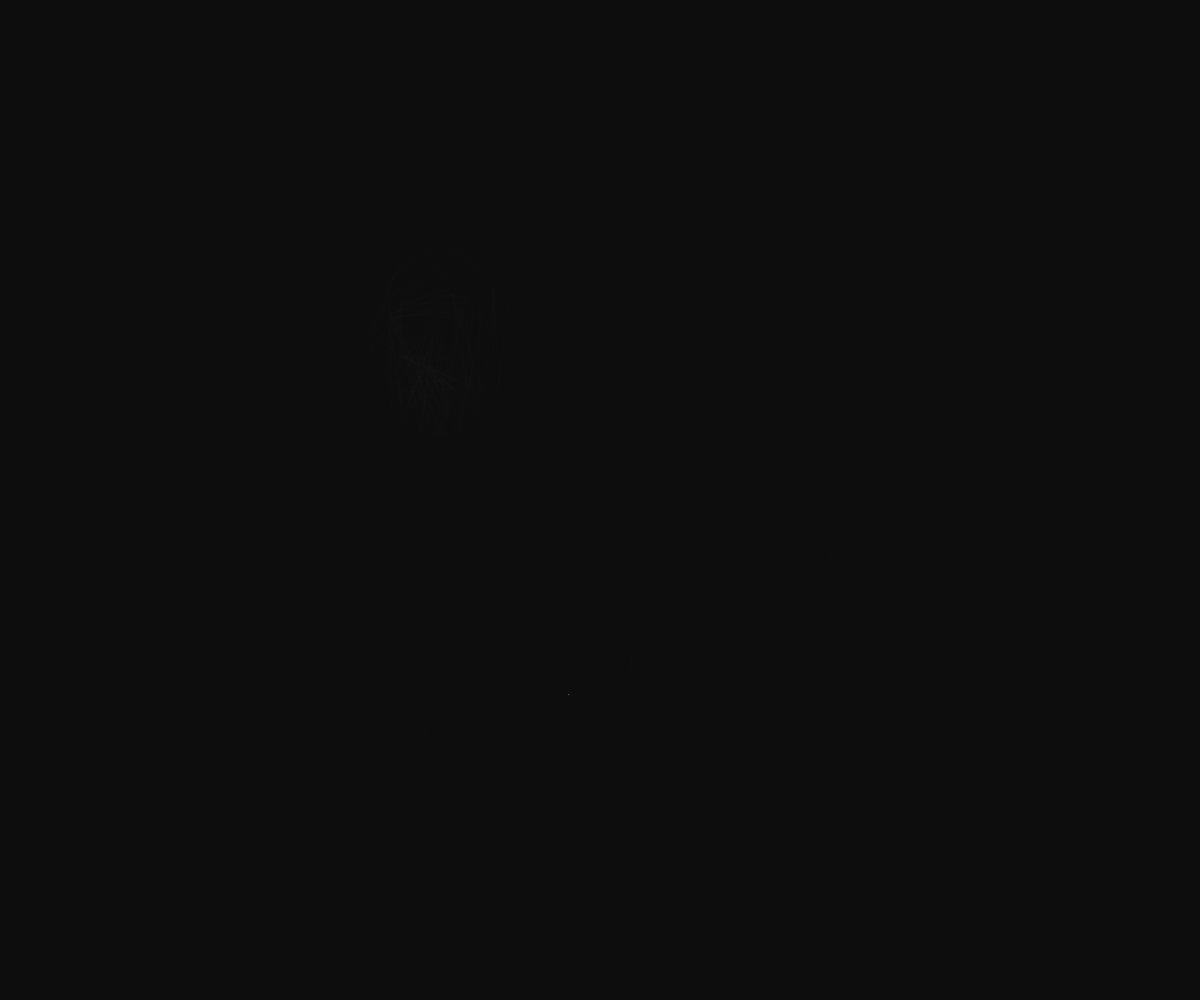
Frame 1 (no input)
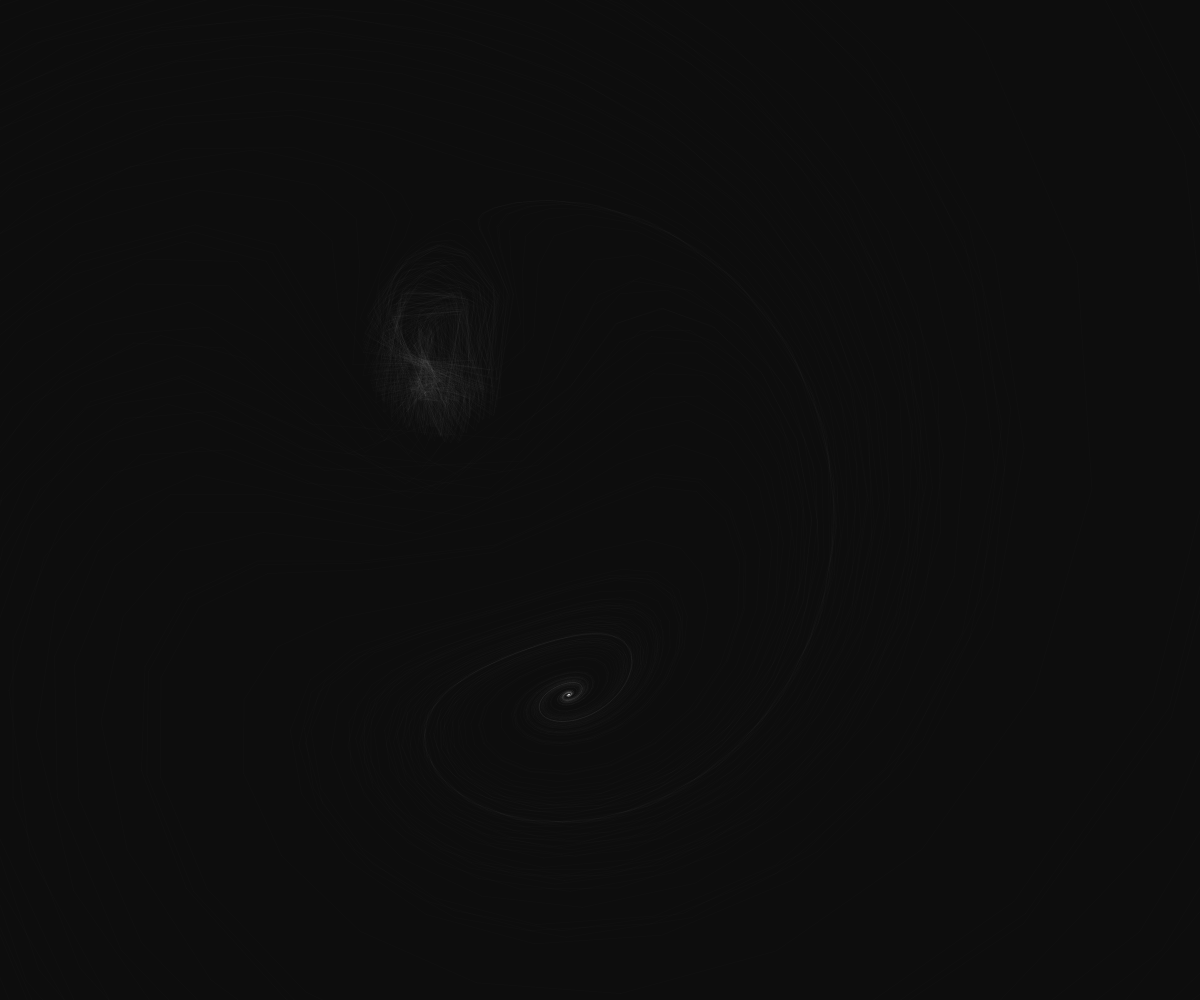
Frame 60 (no input)
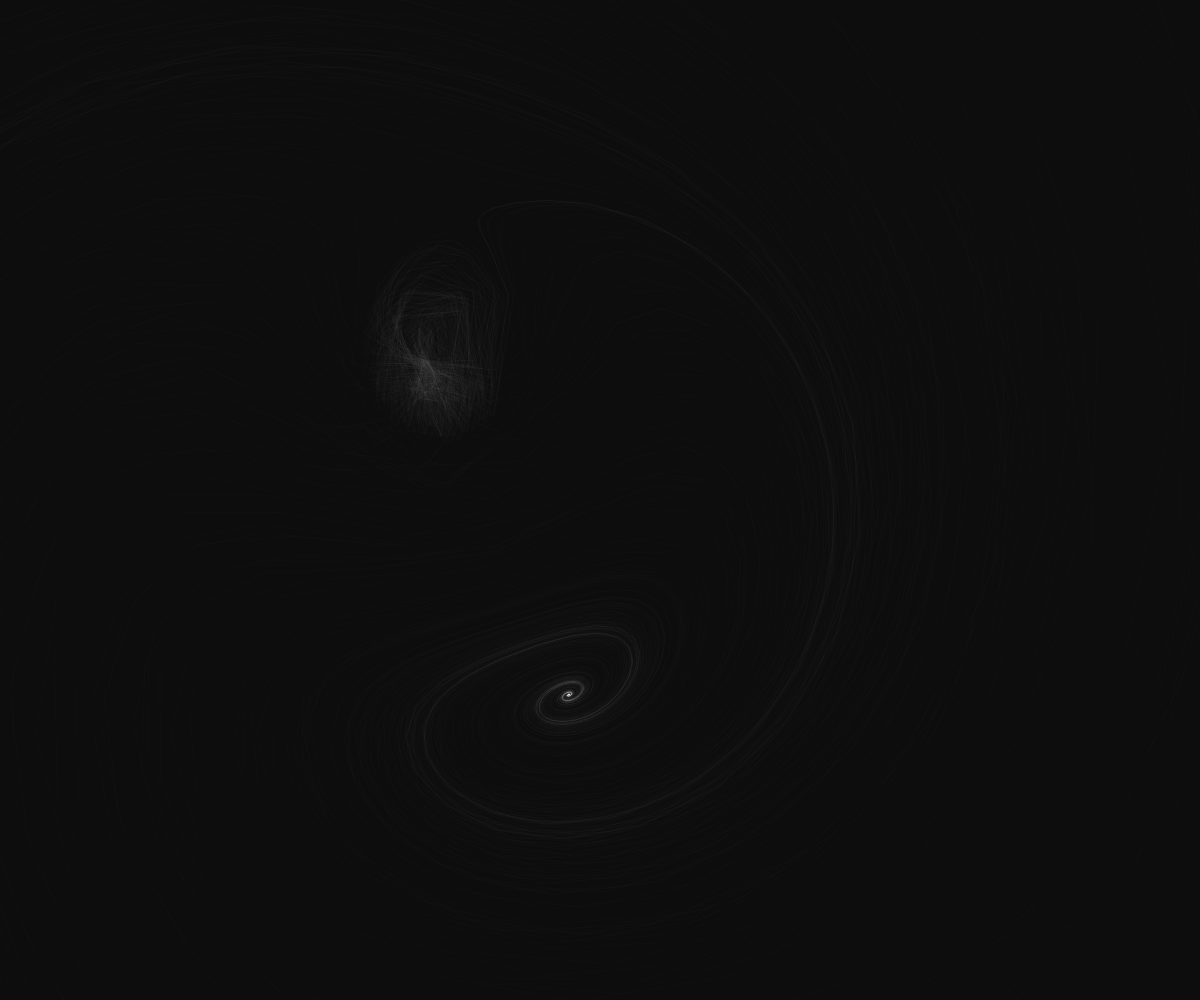
Frame 120 (the mouse pressed at the canvas centre since frame 60)

The p5.js sketch that drew these frames (run headless with seeded random() and noise() and a simulated clock; from frame 60 on, the mouse is pressed at the canvas centre):

// p5.js sketch
// ── sketch.js
const u = 0.92,
      iters = 400,
      frames = 10000,
      zoom = 70,
      offset = {x: -210, y: -120};

function setup() {
    createCanvas(window.innerWidth, window.innerHeight);
    colorMode(HSB, 1.0);
    background(0.05);
    stroke(1, 0.01);
}

function draw() {
    if (frameCount > frames) return;
    
    translate(width / 2 + offset.x, height / 2 + offset.y);

    // Pick a random point
    const p = {x: random(0, width), y: random(0, height)};

    // Plot its trajectory on each iteration
    for (let i = 0; i < iters; i++) {
        const t = 0.4 - 6 / (1 + p.x ** 2 + p.y ** 2);

        const x1 = u * (p.x * cos(t) - p.y * sin(t)) + 1,
              y1 = u * (p.x * sin(t) + p.y * cos(t));

        line(zoom * p.x, zoom * p.y, zoom * x1, zoom * y1);

        p.x = x1;
        p.y = y1;
    }
}
